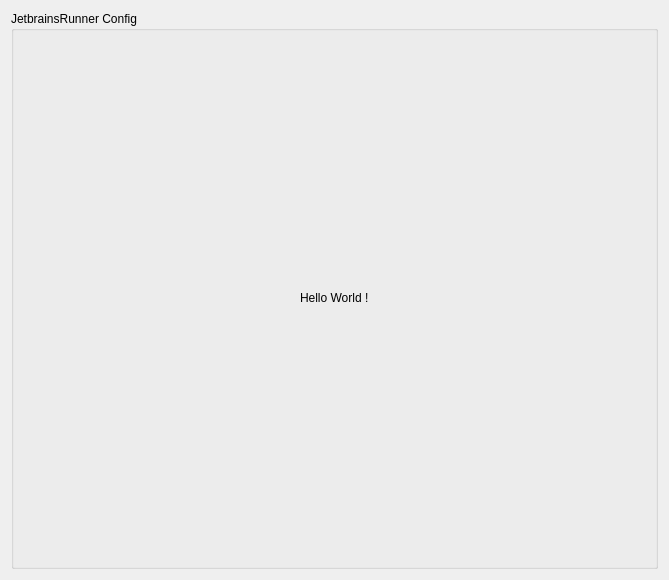
<?xml version="1.0" encoding="UTF-8"?>
<ui version="4.0">
 <author>%{AUTHOR}</author>
 <class>JetbrainsRunnerConfigUi</class>
 <widget class="QWidget" name="JetbrainsRunnerConfigUi">
  <property name="geometry">
   <rect>
    <x>0</x>
    <y>0</y>
    <width>669</width>
    <height>580</height>
   </rect>
  </property>
  <property name="minimumSize">
   <size>
    <width>300</width>
    <height>0</height>
   </size>
  </property>
  <layout class="QVBoxLayout" name="verticalLayout">
   <item>
    <widget class="QGroupBox" name="parentLayout">
     <property name="enabled">
      <bool>true</bool>
     </property>
     <property name="minimumSize">
      <size>
       <width>0</width>
       <height>0</height>
      </size>
     </property>
     <property name="layoutDirection">
      <enum>Qt::LeftToRight</enum>
     </property>
     <property name="title">
      <string>JetbrainsRunner Config</string>
     </property>
     <layout class="QVBoxLayout" name="verticalLayout_4">
      <item alignment="Qt::AlignHCenter|Qt::AlignVCenter">
       <widget class="QLabel" name="label">
        <property name="text">
         <string>Hello World !</string>
        </property>
       </widget>
      </item>
     </layout>
    </widget>
   </item>
  </layout>
 </widget>
 <resources/>
 <connections/>
</ui>
